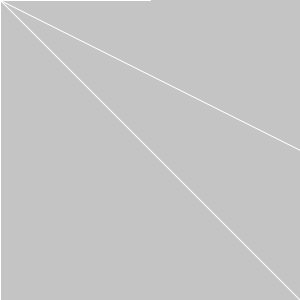
Frame 1 (no input)
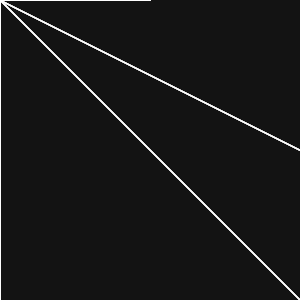
Frame 60 (the mouse pressed at the canvas centre just before this capture)
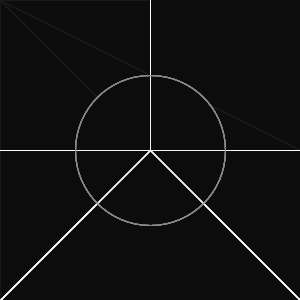
Frame 120 (the mouse held since frame 60 and released just before this capture)

The Processing sketch that drew these frames (run headless with seeded random() and noise(); from frame 60 on, the mouse is pressed at the canvas centre):

// Processing sketch: processing_42492
// ── processing_42492.pde

void setup() { 
  size(300, 300); 
  strokeWeight(1); 
  smooth();
}
void draw() { 
  
 noStroke();
 fill(0, 10);
rect (0,0, width, height); 

   
  stroke(255); 
  line(0, 150, mouseX, mouseY); // White line 
  stroke(255);
  float mx = mouseX/2 + 60; 
  line(300, 150, mouseX, mouseY); // Black line
  stroke(255);
  line(150, 0, mouseX, mouseY);
  stroke(255);
  line(0, 300, mouseX, mouseY);
  stroke(255);
  line(300, 300, mouseX, mouseY);
  stroke(142, 138,138);
  ellipse(150, 150, mouseX, mouseY);
}
